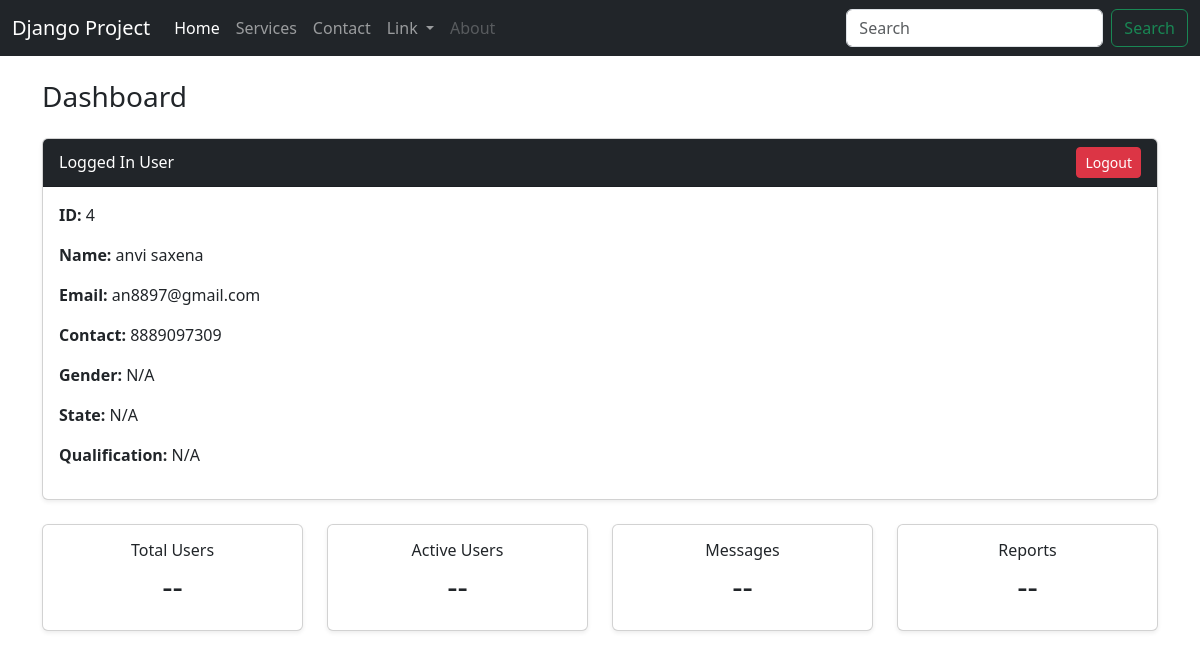
Page /dashboard/ (signed in) on the committed database.
### app/models.py (models this page shows)
class Employee(models.Model):
    name = models.CharField(max_length=100,default='N/A')
    email = models.EmailField(unique=True)
    contact = models.CharField()
    qualification = models.CharField(max_length=200,default='N/A')
    gender = models.CharField(max_length=10,default='N/A')
    state = models.CharField(max_length=50,default='N/A')
    image = models.ImageField(upload_to='images/',default='N/A')
    audio = models.FileField(upload_to='audios/',default='N/A',null=True)
    video = models.FileField(upload_to='videos/',default='N/A')
    document = models.FileField(upload_to='documents/',default='N/A',null=True)
    password = models.CharField(max_length=20,null=True)  # null = true we write because already there is data if we don`t write it will show empty or error

### app/views.py (the view)
# urls.py: path('dashboard/',dashboard,name='dashboard'),
def dashboard(req):
    if req.session.get('admin', None):
        data = req.session.get('admin')
        return render(req, 'admin_dashboard.html', {'data': data})
    elif req.session.get('user_id', None):
        data = req.session.get('user_id')
        userdata = Employee.objects.get(id=data)
        return render(req, 'dashboard.html', {'data': userdata})
    else:
        return redirect('login')

### app/templates/dashboard.html (shortened to what this page needs)
{% extends 'base.html' %}
{% block content %}
<div class="container mt-4">
    <h3 class="mb-4">Dashboard</h3>
    <div class="card mb-4 shadow-sm">
        <div class="card-header bg-dark text-white d-flex justify-content-between align-items-center">
            <span>Logged In User</span>
            <a href="{% url 'logout' %}" class="btn btn-sm btn-danger">Logout</a>
        </div>
        <div class="card-body">
            <p><strong>ID:</strong> {{ data.id }}</p>
            <p><strong>Name:</strong> {{ data.name }}</p>
            <p><strong>Email:</strong> {{ data.email }}</p>
            <p><strong>Contact:</strong> {{ data.contact }}</p>
            <p><strong>Gender:</strong> {{ data.gender }}</p>
            <p><strong>State:</strong> {{ data.state }}</p>
            <p><strong>Qualification:</strong> {{ data.qualification }}</p>
        </div>
    </div>
    <div class="row text-center">
        <div class="col-md-3">
            <div class="card shadow-sm">
                <div class="card-body">
                    <h6>Total Users</h6>
                    <h2>--</h2>
                </div>
            </div>
        </div>
        <div class="col-md-3">
            <div class="card shadow-sm">
                <div class="card-body">
                    <h6>Active Users</h6>
                    <h2>--</h2>
                </div>
            </div>
        </div>
        <div class="col-md-3">
            <div class="card shadow-sm">
                <div class="card-body">
                    <h6>Messages</h6>
                    <h2>--</h2>
                </div>
            </div>
        </div>
        <div class="col-md-3">
            <div class="card shadow-sm">
                <div class="card-body">
                    <h6>Reports</h6>
                    <h2>--</h2>
                </div>
            </div>
        </div>
    </div>
</div>
{% endblock content %}

### rows in the picture
Employee: id "4", name "anvi saxena", email "an8897@gmail.com", contact "8889097309", gender "N/A", state "N/A", qualification "N/A"
